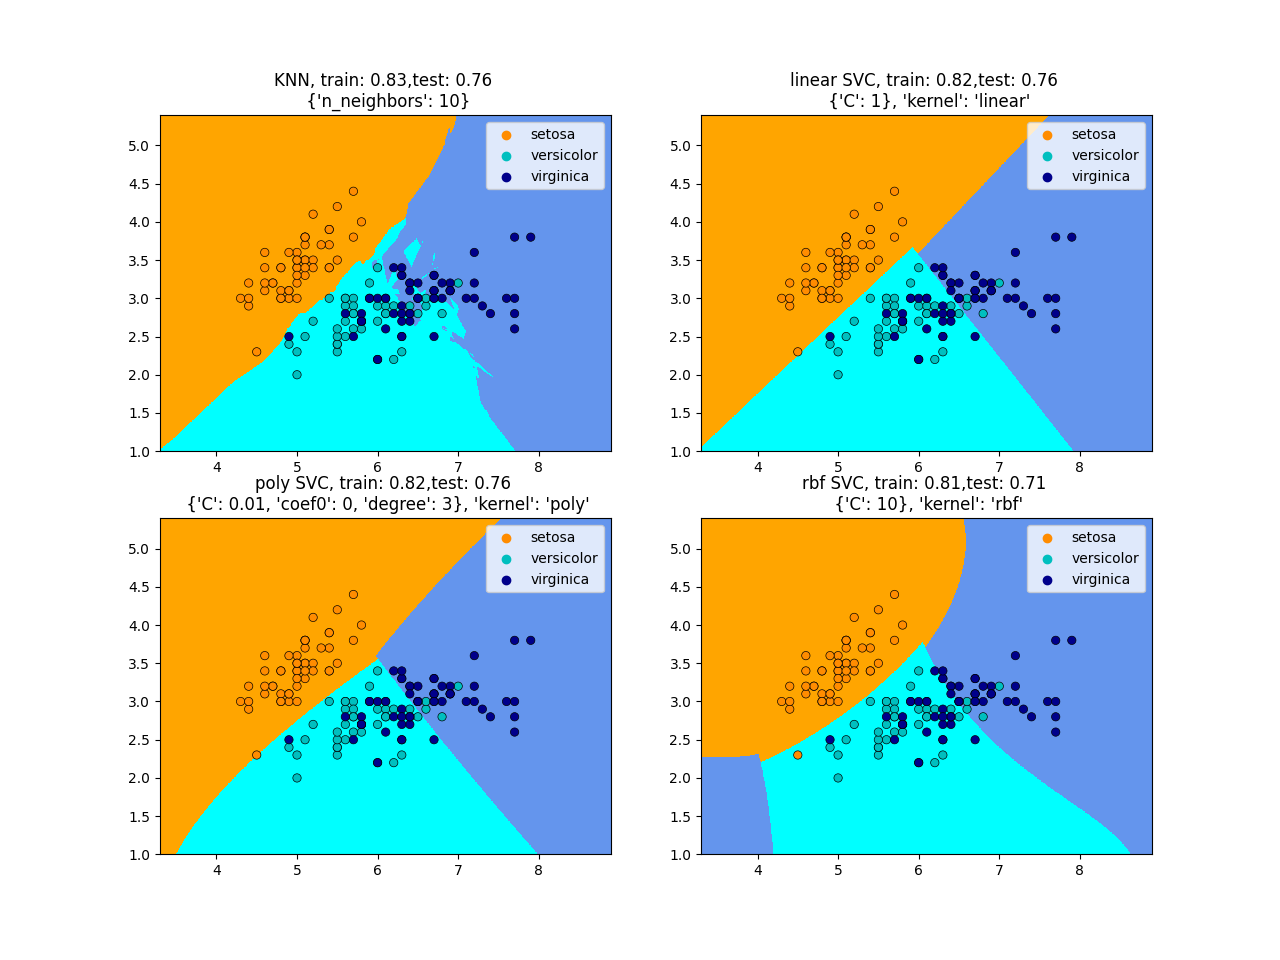

This figure's Python source:
import numpy as np
import matplotlib.pyplot as plt
from matplotlib.colors import ListedColormap
from sklearn import neighbors, datasets
import matplotlib.gridspec as gridspec
import seaborn as sns

from sklearn.metrics import accuracy_score
from sklearn import linear_model, neighbors, preprocessing
from sklearn.datasets import load_iris
from sklearn.neighbors import KNeighborsClassifier
from sklearn.model_selection import GridSearchCV, train_test_split
from sklearn.svm import SVC

iris=datasets.load_iris(as_frame=True)
y=iris.target
x=iris.data
x=x.drop(columns=["petal length (cm)","petal width (cm)"])

h=0.005
# Create color maps
cmap_light = ListedColormap(["orange", "cyan", "cornflowerblue"])
cmap_bold = ["darkorange", "c", "darkblue"]

fig,axs=plt.subplots(2,2)
axs=axs.ravel()

x_train,x_test, y_train, y_test = train_test_split(x.values, y.values, shuffle=True, test_size=0.3)

#KNN
neighbor_param = list(range(1,50))
kscore=[]
knnparam = dict(n_neighbors=neighbor_param)
knn=KNeighborsClassifier()

#SVMLinear
svmlinear= SVC(kernel="linear")
svmlinear_param={'C': [0.01,0.1,1,10,100,1000]}

#SVMPOLY
svmpoly = SVC(kernel = "poly")
svmpoly_param={'C': [0.01, 0.1, 1, 5, 10, 50, 100], 'coef0': [0, 0.5], 'degree': np.arange(2,5,1)}

#SVMRBF
svmrbf = SVC(kernel='rbf')
svmrbf_param = {'C': [0.01, 0.1, 1, 10, 100, 1000]}

for i in range(4):
    x_min, x_max = x["sepal length (cm)"].min() -1 , x["sepal length (cm)"].max() +1
    y_min, y_max = x["sepal width (cm)"].min() - 1 , x["sepal width (cm)"].max() +1
    xx, yy = np.meshgrid(np.arange(x_min,x_max,h), np.arange(y_min,y_max, h))

    r1,r2 = xx.flatten(), yy.flatten()
    r1,r2= r1.reshape((len(r1),1)), r2.reshape((len(r2),1))
    color_plot_stack= np.hstack((r1,r2))

    if i == 0:
        modeltitle = "KNN"
        modeltype = knn
        modelparam = knnparam
    elif i == 1:
        model = "linear"
        modeltitle = "linear SVC"
        modeltype = svmlinear
        modelparam = svmlinear_param
    elif i == 2:
        model = "poly"
        modeltitle = "poly SVC"
        modeltype = svmpoly
        modelparam = svmpoly_param
    elif i == 3:
        model = "rbf"
        modeltitle = "rbf SVC"
        modeltype = svmrbf
        modelparam = svmrbf_param

    hyperparam=GridSearchCV(modeltype, modelparam, cv=5, n_jobs=-1, scoring="accuracy")
    hyperparam.fit(x_train,y_train)
    bestparam=hyperparam.best_params_

    y_train_pred = hyperparam.predict(x_train)
    y_test_pred = hyperparam.predict(x_test)

    acc_train=np.round(accuracy_score(y_train,y_train_pred),2)
    acc_test=np.round(accuracy_score(y_test,y_test_pred),2)

    Z = hyperparam.predict(color_plot_stack)
    Z = Z.reshape(xx.shape)
    axs[i].pcolormesh(xx,yy,Z, cmap=cmap_light, shading='auto')
    #print(i)

    sns.scatterplot(x=x["sepal length (cm)"], y=x["sepal width (cm)"], hue=iris.target_names[y], palette=cmap_bold, alpha=1.0, edgecolor="black", ax=axs[i])
    axs[i].set_xlim(xx.min(), xx.max())
    axs[i].set_ylim(yy.min(), yy.max())
    axs[i].legend(loc="upper right")
    if i == 0:
        axs[i].set_title(f"{modeltitle}, train: {acc_train},test: {acc_test} \n {bestparam}")
    else:
        axs[i].set_title(f"{modeltitle}, train: {acc_train},test: {acc_test} \n {bestparam}, 'kernel': '{model}'")
    axs[i].set(xlabel=None)
    axs[i].set(ylabel=None)

# Get current figure size
current_figsize = fig.get_size_inches()
# Set the figure size as the double of the original one
# Otherwise the saved figure is shrinked
fig.set_size_inches(current_figsize * 2)
plt.savefig("Aufgabe8_1.png")
plt.show()
        
